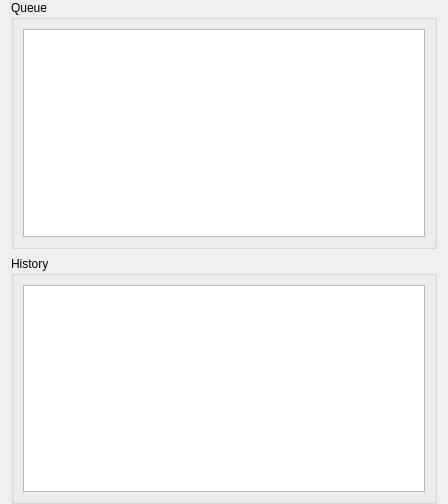
<?xml version="1.0" encoding="UTF-8"?>
<ui version="4.0">
 <class>FileTransferPage</class>
 <widget class="QWidget" name="FileTransferPage">
  <property name="geometry">
   <rect>
    <x>0</x>
    <y>0</y>
    <width>448</width>
    <height>504</height>
   </rect>
  </property>
  <layout class="QVBoxLayout" name="verticalLayout">
   <property name="spacing">
    <number>7</number>
   </property>
   <property name="topMargin">
    <number>0</number>
   </property>
   <property name="bottomMargin">
    <number>0</number>
   </property>
   <item>
    <widget class="QGroupBox" name="groupBox">
     <property name="title">
      <string>Queue</string>
     </property>
     <layout class="QVBoxLayout" name="verticalLayout_2">
      <item>
       <widget class="QTableWidget" name="transferingList">
        <property name="selectionMode">
         <enum>QAbstractItemView::SelectionMode::SingleSelection</enum>
        </property>
        <property name="selectionBehavior">
         <enum>QAbstractItemView::SelectionBehavior::SelectRows</enum>
        </property>
        <attribute name="horizontalHeaderCascadingSectionResizes">
         <bool>true</bool>
        </attribute>
        <attribute name="horizontalHeaderHighlightSections">
         <bool>false</bool>
        </attribute>
        <attribute name="horizontalHeaderStretchLastSection">
         <bool>true</bool>
        </attribute>
        <attribute name="verticalHeaderVisible">
         <bool>false</bool>
        </attribute>
        <attribute name="verticalHeaderHighlightSections">
         <bool>false</bool>
        </attribute>
       </widget>
      </item>
     </layout>
    </widget>
   </item>
   <item>
    <widget class="QGroupBox" name="groupBox_2">
     <property name="title">
      <string>History</string>
     </property>
     <layout class="QVBoxLayout" name="verticalLayout_3">
      <item>
       <widget class="QTreeView" name="historyList">
        <property name="selectionMode">
         <enum>QAbstractItemView::SelectionMode::SingleSelection</enum>
        </property>
        <property name="selectionBehavior">
         <enum>QAbstractItemView::SelectionBehavior::SelectRows</enum>
        </property>
        <property name="rootIsDecorated">
         <bool>false</bool>
        </property>
        <property name="itemsExpandable">
         <bool>false</bool>
        </property>
        <property name="expandsOnDoubleClick">
         <bool>false</bool>
        </property>
        <attribute name="headerCascadingSectionResizes">
         <bool>true</bool>
        </attribute>
       </widget>
      </item>
     </layout>
    </widget>
   </item>
  </layout>
 </widget>
 <resources/>
 <connections/>
</ui>
